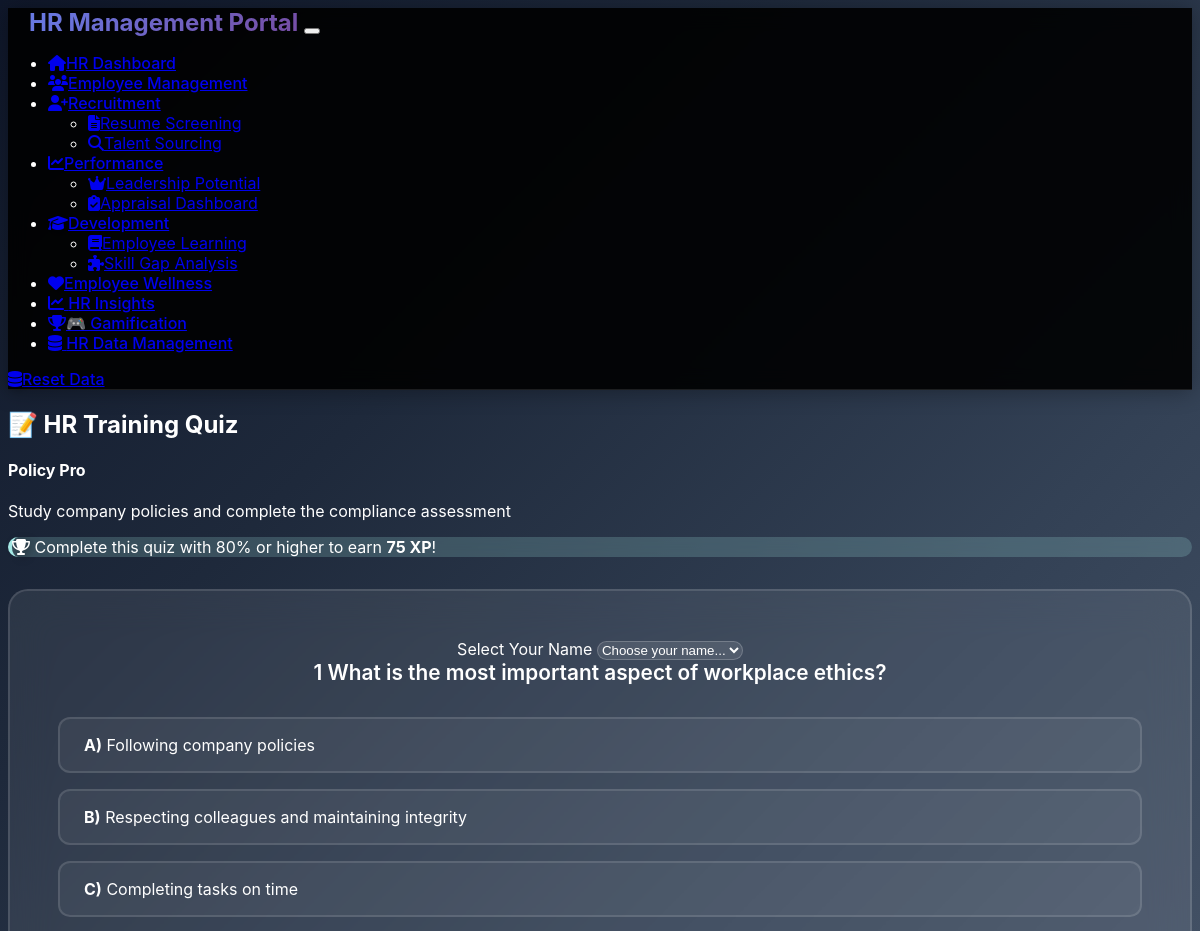
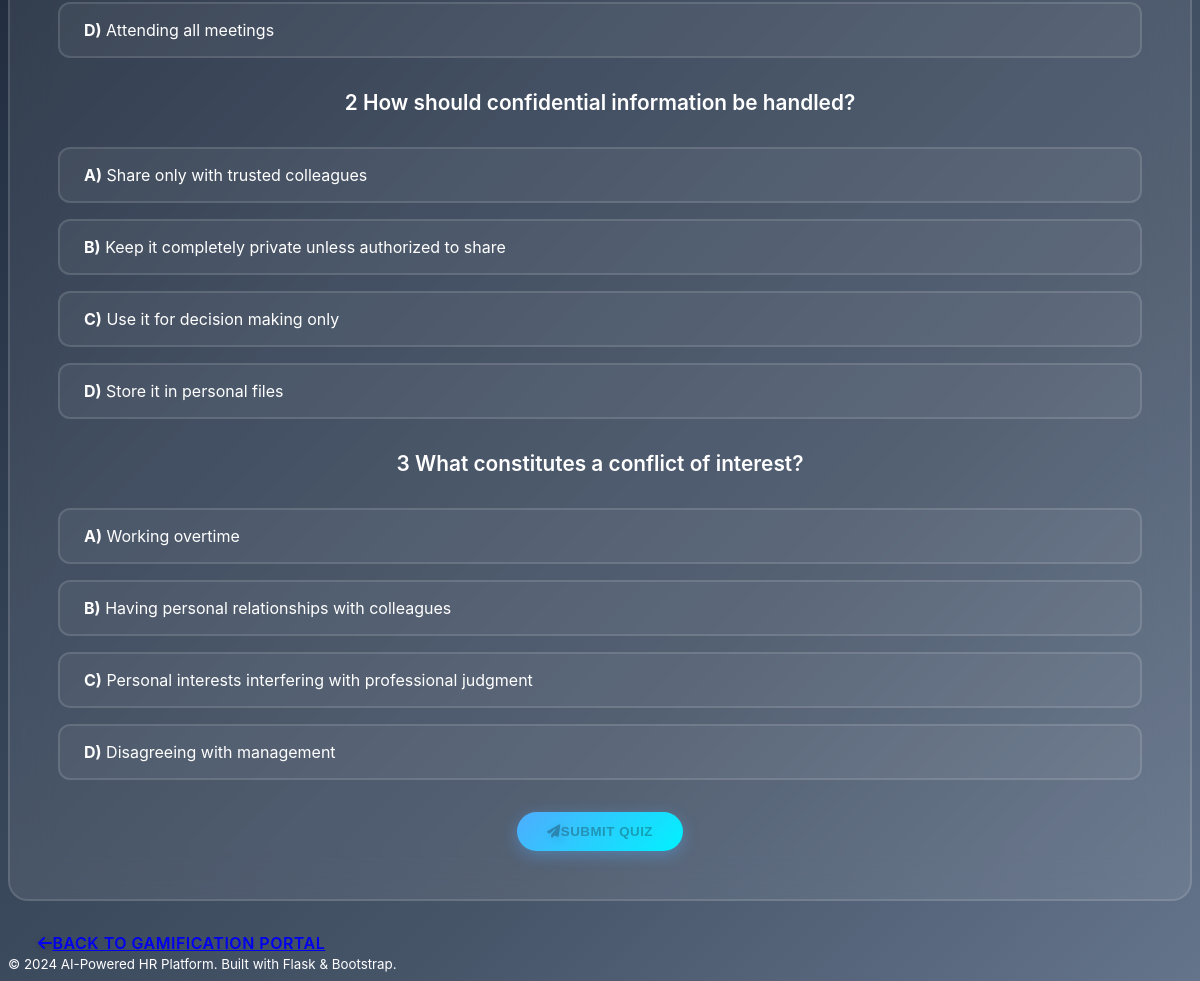
/gamification/quiz/2, run on the app's committed database (2 pictures, top to bottom).
### models.py (models this page shows, shortened)
class Challenge(db.Model):
    id = db.Column(db.Integer, primary_key=True)
    title = db.Column(db.String(200), nullable=False)
    description = db.Column(Text, nullable=False)
    xp_reward = db.Column(db.Integer, default=50)
    challenge_type = db.Column(db.String(50), default='training')  # training, quiz, module, custom
    requirements = db.Column(Text)  # JSON string of requirements
    deadline = db.Column(db.DateTime)
    is_active = db.Column(db.Boolean, default=True)
    created_by = db.Column(db.String(100), default='HR Admin')
    created_at = db.Column(db.DateTime, default=datetime.utcnow)

### routes.py (the view)
@app.route('/gamification/quiz/<int:challenge_id>')
def take_quiz(challenge_id):
    from models import Challenge, Quiz
    challenge = Challenge.query.get_or_404(challenge_id)
    quiz_questions = Quiz.query.filter_by(module_name='Ethics').limit(5).all()  # Sample quiz
    if not quiz_questions:
        sample_questions = [
            {
                'question': 'What is the most important aspect of workplace ethics?',
                'option_a': 'Following company policies',
                'option_b': 'Respecting colleagues and maintaining integrity',
                'option_c': 'Completing tasks on time',
                'option_d': 'Attending all meetings',
                'correct_answer': 'B',
                'explanation': 'Workplace ethics is fundamentally about respect and integrity in all professional interactions.'
            },
            {
                'question': 'How should confidential information be handled?',
                'option_a': 'Share only with trusted colleagues',
                'option_b': 'Keep it completely private unless authorized to share',
                'option_c': 'Use it for decision making only',
                'option_d': 'Store it in personal files',
                'correct_answer': 'B',
                'explanation': 'Confidential information should only be shared when properly authorized.'
            },
            {
                'question': 'What constitutes a conflict of interest?',
                'option_a': 'Working overtime',
                'option_b': 'Having personal relationships with colleagues',
                'option_c': 'Personal interests interfering with professional judgment',
                'option_d': 'Disagreeing with management',
                'correct_answer': 'C',
                'explanation': 'A conflict of interest occurs when personal interests could compromise professional judgment.'
            }
        ]
        for q_data in sample_questions:
            quiz = Quiz(
                module_name='Ethics',
                question=q_data['question'],
                option_a=q_data['option_a'],
                option_b=q_data['option_b'],
                option_c=q_data['option_c'],
                option_d=q_data['option_d'],
                correct_answer=q_data['correct_answer'],
                explanation=q_data['explanation']
            )
            db.session.add(quiz)
        db.session.commit()
        quiz_questions = Quiz.query.filter_by(module_name='Ethics').limit(5).all()
    return render_template('quiz.html', challenge=challenge, questions=quiz_questions)

### templates/quiz.html (shortened to what this page needs)
{% extends "base.html" %}
{% block content %}
<div class="container">
    <div class="row justify-content-center">
        <div class="col-lg-8">
            <div class="text-center mb-4">
                <h2 class="display-5 fw-bold text-primary">📝 HR Training Quiz</h2>
                <h4 class="text-muted">{{ challenge.title }}</h4>
                <p class="lead">{{ challenge.description }}</p>
                <div class="alert alert-info">
                    <i class="fas fa-trophy me-2"></i>
                    Complete this quiz with 80% or higher to earn <strong>{{ challenge.xp_reward }} XP</strong>!
                </div>
            </div>
        </div>
    </div>
    <div class="row justify-content-center">
        <div class="col-lg-8">
            <div class="quiz-container">
                <form method="POST" action="{{ url_for('submit_quiz') }}" id="quizForm">
                    <div class="mb-4">
                        <label for="employee_id" class="form-label">Select Your Name</label>
                        <select class="form-select" id="employee_id" name="employee_id" required>
                            <option value="">Choose your name...</option>
                        </select>
                    </div>
                    {% for question in questions %}
                    <div class="quiz-question-container mb-5">
                        <div class="quiz-question">
                            <span class="badge bg-primary me-2">{{ loop.index }}</span>
                            {{ question.question }}
                        </div>
                        <div class="quiz-options">
                            <div class="quiz-option" onclick="selectOption(this, {{ question.id }}, 'A')">
                                <label for="q{{ question.id }}_a" class="w-100 mb-0">
                                    <strong>A)</strong> {{ question.option_a }}
                                </label>
                            </div>
                            <div class="quiz-option" onclick="selectOption(this, {{ question.id }}, 'B')">
                                <label for="q{{ question.id }}_b" class="w-100 mb-0">
                                    <strong>B)</strong> {{ question.option_b }}
                                </label>
                            </div>
                            <div class="quiz-option" onclick="selectOption(this, {{ question.id }}, 'C')">
                                <label for="q{{ question.id }}_c" class="w-100 mb-0">
                                    <strong>C)</strong> {{ question.option_c }}
                                </label>
                            </div>
                            <div class="quiz-option" onclick="selectOption(this, {{ question.id }}, 'D')">
                                <label for="q{{ question.id }}_d" class="w-100 mb-0">
                                    <strong>D)</strong> {{ question.option_d }}
                                </label>
                            </div>
                        </div>
                    </div>
                    {% endfor %}
                    <div class="text-center mt-5">
                        <button type="submit" class="btn btn-success btn-lg" id="submitQuiz" disabled>
                            <i class="fas fa-paper-plane me-2"></i>Submit Quiz
                        </button>
                    </div>
                </form>
            </div>
        </div>
    </div>
    <div class="text-center mt-4">
        <a href="{{ url_for('gamification') }}" class="btn btn-outline-light">
            <i class="fas fa-arrow-left me-2"></i>Back to Gamification Portal
        </a>
    </div>
</div>
{% endblock %}

### static/css/custom.css (style rules this page uses)
:root { --primary-gradient: linear-gradient(135deg, #667eea 0%, #764ba2 100%); --secondary-gradient: linear-gradient(135deg, #f093fb 0%, #f5576c 100%); --success-gradient: linear-gradient(135deg, #4facfe 0%, #00f2fe 100%); --warning-gradient: linear-gradient(135deg, #f6d365 0%, #fda085 100%); --info-gradient: linear-gradient(135deg, #a8edea 0%, #fed6e3 100%); --dark-gradient: linear-gradient(135deg, #2c3e50 0%, #4a6741 100%); --gamification-gradient: linear-gradient(135deg, #ff6b6b 0%, #feca57 50%, #48dbfb 100%); --card-shadow: 0 15px 35px rgba(0, 0, 0, 0.1); --card-hover-shadow: 0 25px 50px rgba(0, 0, 0, 0.15); --border-radius: 20px; --small-radius: 12px; --transition: all 0.4s cubic-bezier(0.25, 0.46, 0.45, 0.94); --text-primary: #ffffff; --text-secondary: #e2e8f0; --text-muted: #94a3b8; --bg-overlay: rgba(15, 23, 42, 0.95); --glass-bg: rgba(255, 255, 255, 0.08); --glass-border: rgba(255, 255, 255, 0.12); --xp-color: #fbbf24; --badge-gold: #f59e0b; --badge-silver: #94a3b8; --badge-bronze: #f97316; --challenge-active: #10b981; --challenge-completed: #06b6d4; }
body { background: linear-gradient(135deg, #0f172a 0%, #1e293b 25%, #334155 50%, #475569 75%, #64748b 100%); background-attachment: fixed; min-height: 100vh; font-family: 'Inter', 'Segoe UI', system-ui, -apple-system, sans-serif; color: var(--text-primary); overflow-x: hidden; }
.btn { border-radius: 25px; font-weight: 600; text-transform: uppercase; letter-spacing: 0.5px; transition: var(--transition); border: none; padding: 12px 30px; }
.btn-success { background: var(--success-gradient); box-shadow: 0 4px 15px rgba(79, 172, 254, 0.4); }
.form-control, .form-select { background: rgba(255, 255, 255, 0.1); border: 1px solid rgba(255, 255, 255, 0.2); border-radius: 10px; color: var(--text-primary); transition: var(--transition); }
.alert { border: none; border-radius: var(--border-radius); backdrop-filter: blur(10px); }
.alert-info { background: rgba(168, 237, 234, 0.2); border-left: 4px solid #a8edea; }
.fa, .fas, .far { filter: drop-shadow(2px 2px 4px rgba(0, 0, 0, 0.3)); }
.fade-in { animation: fadeIn 0.6s ease-in; }
.slide-in-left { animation: slideInLeft 0.6s ease-out; }
.quiz-container { background: var(--glass-bg); backdrop-filter: blur(20px); border: 2px solid var(--glass-border); border-radius: var(--border-radius); padding: 3rem; margin: 2rem 0; text-align: center; }
.quiz-question { font-size: 1.3rem; font-weight: 600; margin-bottom: 2rem; color: var(--text-primary); }
.quiz-options { display: grid; gap: 1rem; margin: 2rem 0; }
.quiz-option { background: rgba(255, 255, 255, 0.05); border: 2px solid var(--glass-border); border-radius: var(--small-radius); padding: 1rem 1.5rem; cursor: pointer; transition: var(--transition); text-align: left; }

### templates/quiz.html (style rules this page uses)
.quiz-question-container { opacity: 0; animation: slideInLeft 0.6s ease-out forwards; }

### data on the page
Challenge: title "Policy Pro", description "Study company policies and complete the compliance assessment", xp_reward "75"

### other printed values
{{ question.question }} "What is the most important aspect of workplace ethics?" "How should confidential information be handled?" "What constitutes a conflict of interest?"
{{ question.option_a }} "Following company policies" "Share only with trusted colleagues" "Working overtime"
{{ question.option_b }} "Respecting colleagues and maintaining integrity" "Keep it completely private unless authorized to share" "Having personal relationships with colleagues"
{{ question.option_c }} "Completing tasks on time" "Use it for decision making only" "Personal interests interfering with professional judgment"
{{ question.option_d }} "Attending all meetings" "Store it in personal files" "Disagreeing with management"
